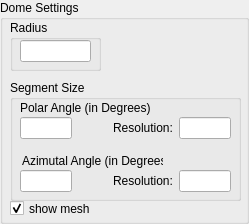
<?xml version="1.0" encoding="UTF-8"?>
<ui version="4.0">
 <class>DomeGroup</class>
 <widget class="QGroupBox" name="DomeGroup">
  <property name="geometry">
   <rect>
    <x>0</x>
    <y>0</y>
    <width>249</width>
    <height>224</height>
   </rect>
  </property>
  <property name="sizePolicy">
   <sizepolicy hsizetype="Fixed" vsizetype="Minimum">
    <horstretch>0</horstretch>
    <verstretch>0</verstretch>
   </sizepolicy>
  </property>
  <property name="minimumSize">
   <size>
    <width>249</width>
    <height>224</height>
   </size>
  </property>
  <property name="windowTitle">
   <string>GroupBox</string>
  </property>
  <property name="title">
   <string>Dome Settings</string>
  </property>
  <widget class="QCheckBox" name="chkGeoMesh">
   <property name="geometry">
    <rect>
     <x>10</x>
     <y>200</y>
     <width>81</width>
     <height>17</height>
    </rect>
   </property>
   <property name="toolTip">
    <string>Show mesh geometry?</string>
   </property>
   <property name="text">
    <string>show mesh</string>
   </property>
   <property name="checked">
    <bool>true</bool>
   </property>
  </widget>
  <widget class="QGroupBox" name="groupBox_3">
   <property name="geometry">
    <rect>
     <x>10</x>
     <y>20</y>
     <width>91</width>
     <height>51</height>
    </rect>
   </property>
   <property name="title">
    <string>Radius</string>
   </property>
   <widget class="QWidget" name="layoutWidget">
    <property name="geometry">
     <rect>
      <x>10</x>
      <y>20</y>
      <width>71</width>
      <height>22</height>
     </rect>
    </property>
    <layout class="QHBoxLayout" name="horizontalLayout_2" stretch="0">
     <item>
      <widget class="QLineEdit" name="lineEditRadius"/>
     </item>
    </layout>
   </widget>
  </widget>
  <widget class="QGroupBox" name="groupBox_4">
   <property name="geometry">
    <rect>
     <x>10</x>
     <y>80</y>
     <width>231</width>
     <height>121</height>
    </rect>
   </property>
   <property name="title">
    <string>Segment Size</string>
   </property>
   <widget class="QWidget" name="layoutWidget_2">
    <property name="geometry">
     <rect>
      <x>10</x>
      <y>37</y>
      <width>211</width>
      <height>22</height>
     </rect>
    </property>
    <layout class="QHBoxLayout" name="horizontalLayout_3">
     <item>
      <widget class="QLineEdit" name="lineEditPolarAngle"/>
     </item>
     <item>
      <spacer name="horizontalSpacer_3">
       <property name="orientation">
        <enum>Qt::Horizontal</enum>
       </property>
       <property name="sizeHint" stdset="0">
        <size>
         <width>90</width>
         <height>20</height>
        </size>
       </property>
      </spacer>
     </item>
     <item>
      <widget class="QLabel" name="label_5">
       <property name="text">
        <string>Resolution:</string>
       </property>
      </widget>
     </item>
     <item>
      <widget class="QLineEdit" name="lineEditPolarRes"/>
     </item>
    </layout>
   </widget>
   <widget class="QWidget" name="layoutWidget_3">
    <property name="geometry">
     <rect>
      <x>10</x>
      <y>90</y>
      <width>211</width>
      <height>22</height>
     </rect>
    </property>
    <layout class="QHBoxLayout" name="horizontalLayout_4" stretch="0,0,0,0">
     <item>
      <widget class="QLineEdit" name="lineEditAzimAngle"/>
     </item>
     <item>
      <spacer name="horizontalSpacer_4">
       <property name="orientation">
        <enum>Qt::Horizontal</enum>
       </property>
       <property name="sizeHint" stdset="0">
        <size>
         <width>90</width>
         <height>20</height>
        </size>
       </property>
      </spacer>
     </item>
     <item>
      <widget class="QLabel" name="label_6">
       <property name="text">
        <string>Resolution:</string>
       </property>
      </widget>
     </item>
     <item>
      <widget class="QLineEdit" name="lineEditAzimRes"/>
     </item>
    </layout>
   </widget>
   <widget class="QLabel" name="label_2">
    <property name="geometry">
     <rect>
      <x>12</x>
      <y>73</y>
      <width>141</width>
      <height>16</height>
     </rect>
    </property>
    <property name="font">
     <font>
      <weight>50</weight>
      <bold>false</bold>
     </font>
    </property>
    <property name="text">
     <string>Azimutal Angle (in Degrees):</string>
    </property>
   </widget>
   <widget class="QLabel" name="label_3">
    <property name="geometry">
     <rect>
      <x>10</x>
      <y>20</y>
      <width>131</width>
      <height>16</height>
     </rect>
    </property>
    <property name="font">
     <font>
      <weight>50</weight>
      <bold>false</bold>
     </font>
    </property>
    <property name="text">
     <string>Polar Angle (in Degrees):</string>
    </property>
   </widget>
  </widget>
 </widget>
 <resources/>
 <connections/>
</ui>
